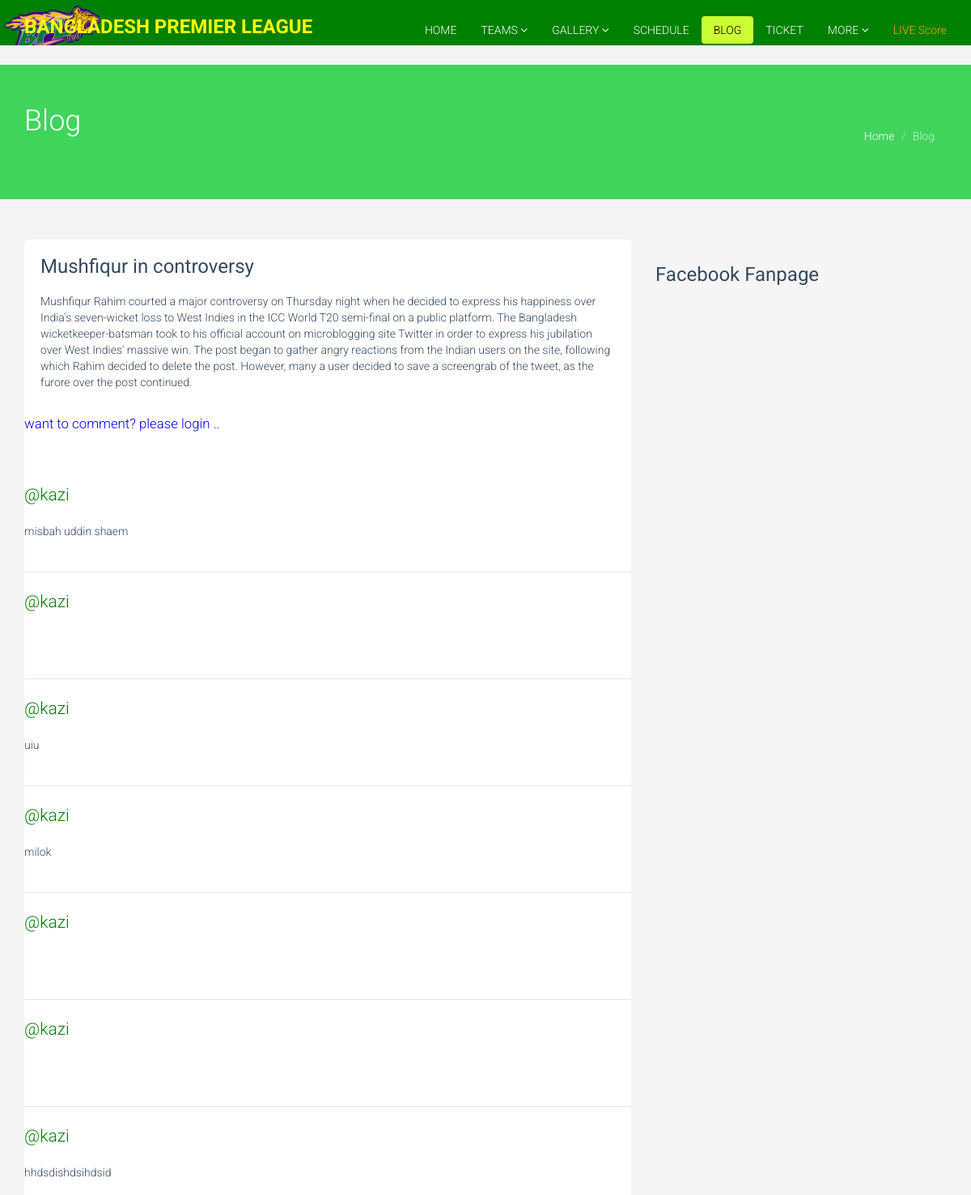
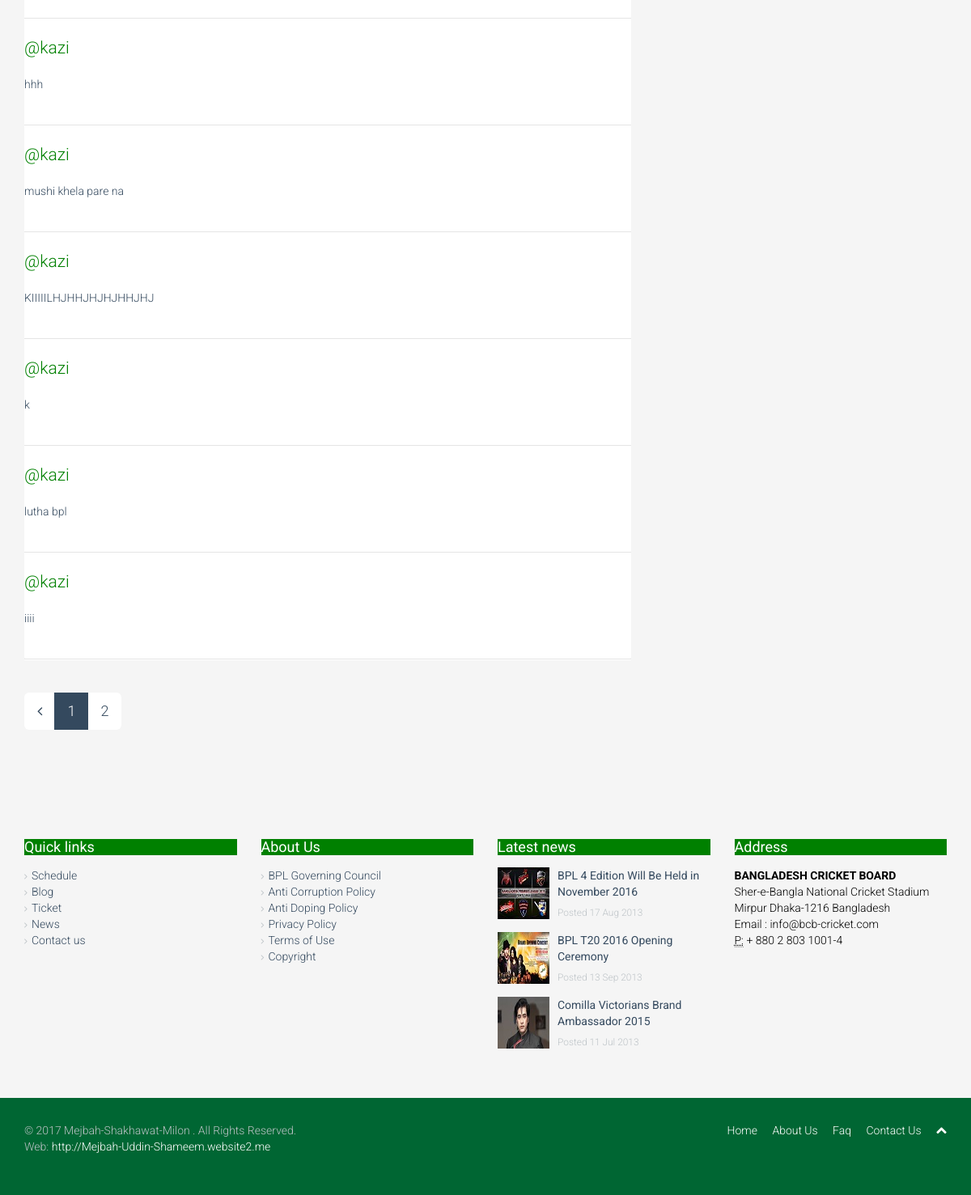
The app's page /mushi.php with its own data (2 pictures, top to bottom).
### tables this page shows
CREATE TABLE `comment` (
  `id` int(11) NOT NULL,
  `name` varchar(23) NOT NULL,
  `comment` text NOT NULL,
  `blog_num` int(11) NOT NULL
);

### mushi.php (the view, shortened to what this page needs)
<!DOCTYPE html>
<html lang="en">
<head>
    <link href="css/bootstrap.min.css" rel="stylesheet">
    <link href="css/font-awesome.min.css" rel="stylesheet">
    <link href="css/prettyPhoto.css" rel="stylesheet">
    <link href="css/animate.css" rel="stylesheet">
    <link href="css/main.css" rel="stylesheet">
</head>
<body>
    <header class="navbar navbar-inverse navbar-fixed-top wet-asphalt" role="banner">
        <div class="container">
            <div class="navbar-header">
				<h3 style="color:yellow"><b>BANGLADESH PREMIER LEAGUE</b></h3>
            </div>
            <div class="collapse navbar-collapse">
                <ul class="nav navbar-nav navbar-right">
                    <li><a href="HOME.php">HOME</a></li>
						<li class="dropdown">
							<a href="#" class="dropdown-toggle" data-toggle="dropdown">TEAMS <i class="icon-angle-down"></i></a>
						</li>
						<li class="dropdown">
							<a href="#" class="dropdown-toggle" data-toggle="dropdown">GALLERY <i class="icon-angle-down"></i></a>
						</li>
						<li><a href="schedule.php">SCHEDULE</a></li>
						<li class="active"><a href="blog.php">BLOG</a></li>
						<li><a href="ticket.php">TICKET</a></li>
						<li class="dropdown">
							<a href="#" class="dropdown-toggle" data-toggle="dropdown">MORE <i class="icon-angle-down"></i></a>
						</li>
			 <li><a style="color: orange" href="live.php">LIVE Score</a></li>
                </ul>
            </div>
        </div>
    </header>
    <section id="title" class="emerald">
        <div class="container">
            <div class="row">
                <div class="col-sm-6">
                    <h1>Blog</h1>
                </div>
                <div class="col-sm-6">
                    <ul class="breadcrumb pull-right">
                        <li><a href="HOME.php">Home</a></li>
                        <li class="active">Blog</li>
                    </ul>
                </div>
            </div>
        </div>
    </section>
    <section id="blog" class="container">
        <div class="row">
            <aside class="col-sm-4 col-sm-push-8">
                <div class="widget facebook-fanpage">
                      <h3><a href="https://www.facebook.com/BangladeshPremierLeagueT20.Official/">Facebook Fanpage</a></h3>
                </div>
            </aside>
            <div class="col-sm-8 col-sm-pull-4">
                <div class="blog">
                    <div class="blog-item">
                        <div class="blog-content">
                            <a href="mushi.php"><h3>Mushfiqur in controversy</h3></a>
                            <p>Mushfiqur Rahim courted a major controversy on Thursday night when he decided to express his happiness over India's seven-wicket loss to West Indies in the ICC World T20 semi-final on a public platform.
The Bangladesh wicketkeeper-batsman took to his official account on microblogging site Twitter in order to express his jubilation over West Indies' massive win.
The post began to gather angry reactions from the Indian users on the site, following which Rahim decided to delete the post. However, many a user decided to save a screengrab of the tweet, as the furore over the post continued.
                          </p>
                        </div>
						   		<?php
if (! empty($_SESSION['user']))
{
	 $u= $_SESSION['user'];
    ?>
		<form action="mushi.php" method="post">
		<textarea name="comment" rows="4" cols="50"   placeholder="Enter your comment..."></textarea>
			<p>
	<input type="submit" name="insert" value="comment" >
	     </P>
         </form>
<?php
}
else
{
	echo '<a style= color:blue;font-size:120% href="loginuser.php">want to comment? please login ..</a>';
}
?>
  <br></br><br></br>
	<?php
	$result = mysql_query("select *from comment where blog_num=1 order by id Asc");
	while($rows=mysql_fetch_assoc($result))
	{
    $name=$rows['name'];
	$comment=$rows['comment'];
	$Color = "green";
echo '<div font  style=" font-size:150%; Color:'.$Color.'"> @'.$name.'</div>';
echo	'<br/>' .$comment .   '<br/>' .  '<br/>' ;
echo "<hr/>";
	;}
?>
                    </div>
                   <ul class="pagination pagination-lg">
                        <li><a href="blog.php"><i class="icon-angle-left"></i></a></li>
                        <li class="active"><a href="blog.php">1</a></li>
                        <li ><a href="virat.php">2</a></li>
                    </ul>
                </div>
            </div>
        </div>
    </section>
    <section id="bottom" >
        <div class="container">
            <div class="row">
				<div class="col-md-3 col-sm-6">
                    <h4>Quick links</h4>
                    <div>
                        <ul class="arrow">
                            <li><a href="schedule.php">Schedule</a></li>
                            <li><a href="blog.php">Blog</a></li>
                            <li><a href="ticket.php">Ticket</a></li>
                            <li><a href="bpl16.php">News</a></li>
                            <li><a href="contact.php">Contact us</a></li>
                        </ul>
                    </div>
                </div>
				<div class="col-md-3 col-sm-6">
                    <h4>About Us</h4>
                    <div>
                        <ul class="arrow">
                            <li><a href="gov.php">BPL Governing Council</a></li>
                            <li><a href="acp.php">Anti Corruption Policy</a></li>
                            <li><a href="adp.php">Anti Doping Policy</a></li>
                            <li><a href="privacy.php">Privacy Policy</a></li>
                            <li><a href="terms.php">Terms of Use</a></li>
                            <li><a href="copy.php">Copyright</a></li>
                        </ul>
                    </div>
                </div>
                <div class="col-md-3 col-sm-6">
                    <h4>Latest news</h4>
                    <div>
                        <div class="media">
                            <div class="pull-left">
                                <img src="images/blog/1.jpg" alt="">
                            </div>
                            <div class="media-body">
                                <span class="media-heading"><a href="Bpl-4.php">BPL 4 Edition Will Be Held in November 2016</a></span>
                                <small class="muted">Posted 17 Aug 2013</small>
                            </div>
                        </div>
                        <div class="media">
                            <div class="pull-left">
                                <img src="images/blog/2.jpg" alt="">
                            </div>
                            <div class="media-body">
                                <span class="media-heading"><a href="bpl16.php">BPL T20 2016 Opening Ceremony</a></span>
                                <small class="muted">Posted 13 Sep 2013</small>
                            </div>
                        </div>
                        <div class="media">
                            <div class="pull-left">
                                <img src="images/blog/3.jpg" alt="">
                            </div>
                            <div class="media-body">
                                <span class="media-heading"><a href="dd9.php">Comilla Victorians Brand Ambassador 2015</a></span>
                                <small class="muted">Posted 11 Jul 2013</small>
                            </div>
                        </div>
                    </div>
                </div>
                <div class="col-md-3 col-sm-6">
                    <h4>Address</h4>
                    <address>
                        <strong style="color:black">BANGLADESH CRICKET BOARD</strong><br> <p style="color:black">Sher-e-Bangla National Cricket Stadium
Mirpur
Dhaka-1216
Bangladesh   &nbsp;&nbsp;&nbsp;&nbsp;&nbsp;&nbsp;&nbsp;&nbsp;&nbsp;&nbsp;&nbsp;
Email : info@bcb-cricket.com
                        <br>
                        <abbr title="Phone">P:</abbr>  + 880 2 803 1001-4</p>
                    </address>
                </div>
            </div>
        </div>
    </section>
   <footer id="footer" class="midnight-blue">
        <div class="container">
            <div class="row">
                <div class="col-sm-6">
                    &copy; 2017 Mejbah-Shakhawat-Milon . All Rights Reserved.
					<p>Web: <a href="http://Mejbah-Uddin-Shameem.website2.me">http://Mejbah-Uddin-Shameem.website2.me</a></p>
                </div>
                <div class="col-sm-6">
                    <ul class="pull-right">
                        <li><a href="HOME.php">Home</a></li>
                        <li><a href="aboutus.php">About Us</a></li>
                        <li><a href="faq.php">Faq</a></li>
                        <li><a href="contact.php">Contact Us</a></li>
                        <li><a id="gototop" class="gototop" href="#"><i class="icon-chevron-up"></i></a></li>
                    </ul>
                </div>
            </div>
        </div>
    </footer>
</body>
</html>

### records on screen
comment: name "kazi", comment "misbah uddin shaem"
comment: name "kazi"
comment: name "kazi", comment "uiu"
comment: name "kazi", comment "milok"
comment: name "kazi"
comment: name "kazi"
comment: name "kazi", comment "hhdsdishdsihdsid"
comment: name "kazi", comment "hhh"
comment: name "kazi", comment "mushi khela pare na"
comment: name "kazi", comment "KIIIIILHJHHJHJHJHHJHJ"
comment: name "kazi", comment "k"
comment: name "kazi", comment "lutha bpl"
comment: name "kazi", comment "iiii"
